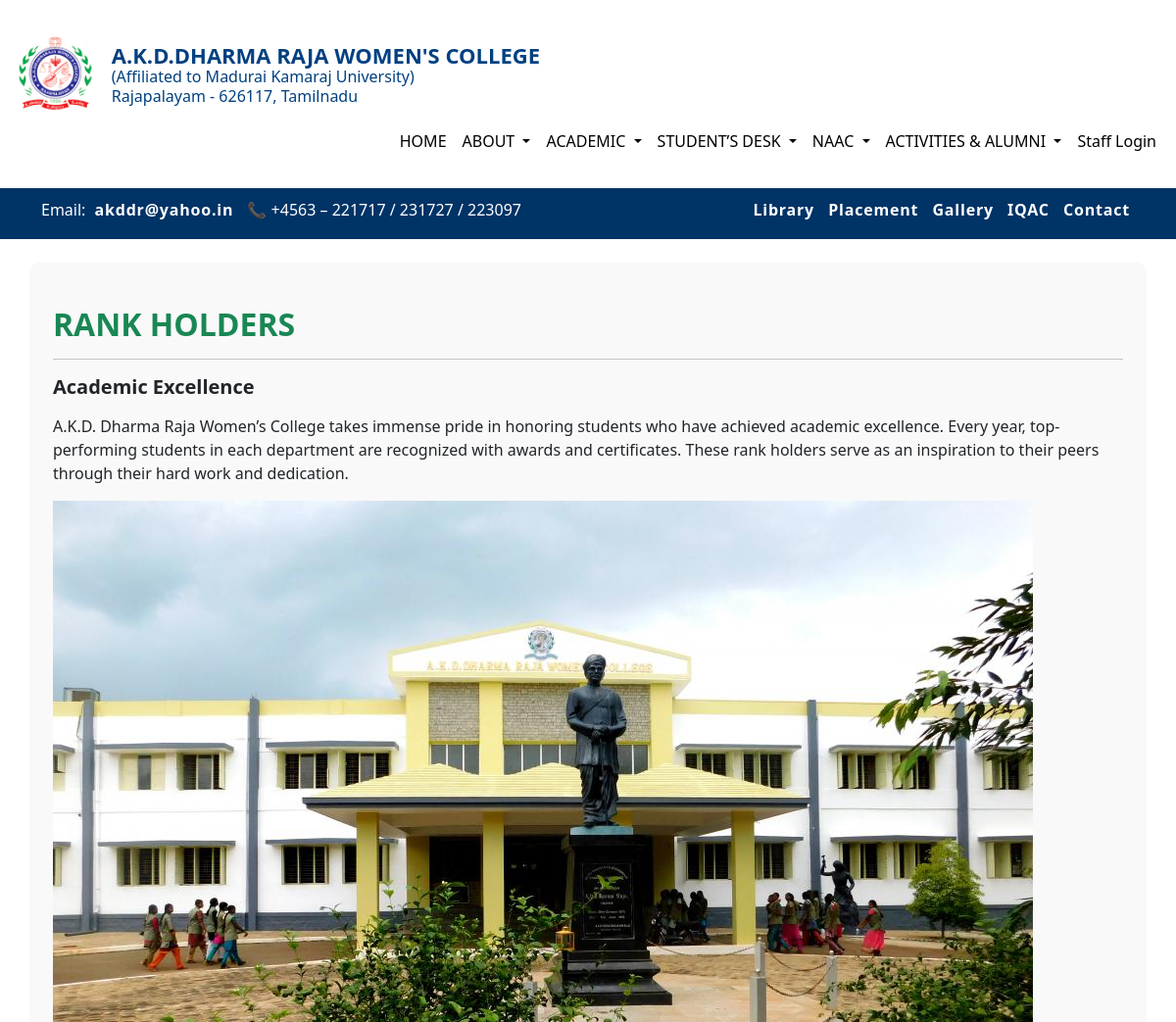
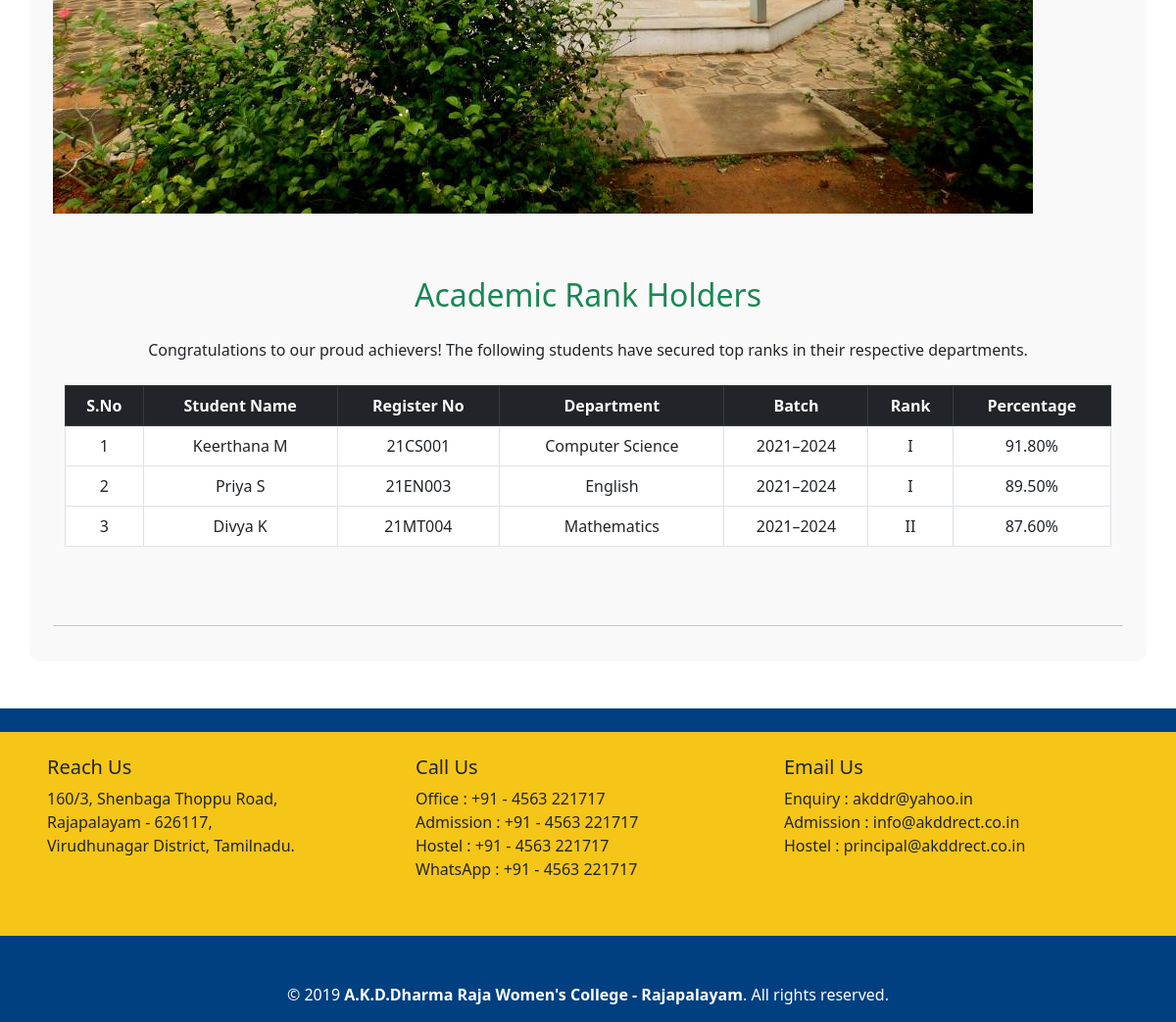
/students-desk/rank-holders/, run on the app's committed database (2 pictures, top to bottom).
### homepage/models.py (models this page shows, shortened)
class HomePageContent(models.Model):
    college_name = models.CharField(max_length=200)
    logo = models.ImageField(upload_to='logos/')

class StudentDeskMenu(models.Model):
    title = models.CharField(max_length=200)
    slug = models.SlugField(unique=True, blank=True)

class StudentDeskContentBlock(models.Model):
    menu = models.ForeignKey(StudentDeskMenu, on_delete=models.CASCADE, related_name='blocks')
    heading = models.CharField(max_length=200)
    description = models.TextField(blank=True)
    table_html = models.TextField(blank=True, null=True)
    file = models.FileField(upload_to='studentdesk/files/', blank=True, null=True)
    image = models.ImageField(upload_to='studentdesk/images/', blank=True, null=True)
    video = models.FileField(upload_to='studentdesk/videos/', blank=True, null=True)

### homepage/views.py (the view)
# urls.py: path('students-desk/<slug:slug>/', views.studentdesk_detail, name='student_desk_detail'),
def studentdesk_detail(request, slug):
    menu = get_object_or_404(StudentDeskMenu, slug=slug)
    return render(request, 'studentdesk/studentdesk_detail.html', {
        'menu': menu,
    })

### homepage/context_processors.py (called while the page is built)
def basic_info(request):
    parents = ActivitySection.objects.filter(parent__isnull=True).prefetch_related(
    Prefetch('children', queryset=ActivitySection.objects.filter(parent__isnull=False))
    )
    return {
        "college_info" : HomePageContent.objects.first(),
        'slider_images': SliderImage.objects.all(),
        'quick_links': HomeQuickLink.objects.all(),
        "about_menus": AboutSubmenu.objects.all(),
        "student_desk_menus": StudentDeskMenu.objects.all(),
        "submenus": NAACSubmenu.objects.all(),
        "nav_sections":parents,
    }

def academic_menu_processor(request):
    return {
        'academic_submenus': AcademicSubMenu.objects.all().order_by('order')
    }

def department_list(request):
    departments = Department.objects.all()
    return {
        'departments': departments
    }

def homepage_counters(request):
    counters = HomepageCounter.objects.all().order_by('order')
    return {'homepage_counters': counters}

### homepage/templates/studentdesk/studentdesk_detail.html (shortened to what this page needs)
{% extends 'homepage/base.html' %}
{% block content %}
<div class="container mt-4">
    <h2 class="text-success fw-bold text-uppercase">{{ menu.title }}</h2>
    <hr>
    {% for block in menu.blocks.all %}
        {% if block.heading %}
            <h5 class="fw-bold">{{ block.heading }}</h5>
        {% endif %}
        {% if block.description %}
            <p>{{ block.description|linebreaks }}</p>
        {% endif %}
        {% if block.image %}
            <img src="{{ block.image.url }}" class="img-fluid mb-3" alt="">
        {% endif %}
        {% if block.table_html %}
            <div class="table-responsive">{{ block.table_html|safe }}</div>
        {% endif %}
        <hr>
    {% endfor %}
</div>
{% endblock %}

### homepage/templates/homepage/header.html
<div class="d-flex align-items-center ps-3 header-wrap">
  <div class="d-flex align-items-center">
    <img src="{{ college_info.logo.url }}" height="80" class="me-3" alt="College Logo">
    <div class="college-text text-start">
      <h4 class="college-name mb-0">{{ college_info.college_name }}</h4>
      <h6 class="college-sub mb-0">(Affiliated to Madurai Kamaraj University)</h6>
      <p class="college-sub mb-0">Rajapalayam - 626117, Tamilnadu</p>
    </div>
  </div>
</div>

### static/css/style.css (style rules this page uses)
body, html { margin: 0 !important; padding: 0 !important; }
.header-wrap { margin: 0; padding-top: 0; padding-bottom: 0; }
.college-text { line-height: 1.3; margin: 0; padding: 0; margin-left: auto; }
.college-name { color: #004080; font-size: 22px; font-weight: bold; padding-top: 0; margin-bottom: 5px; }
.college-sub { color: #004080; font-weight: 500; font-size: 16px; margin-bottom: 3px; }

### data on the page
HomePageContent: logo (picture), college_name "A.K.D.DHARMA RAJA WOMEN'S COLLEGE"
StudentDeskMenu: title "RANK HOLDERS"
StudentDeskContentBlock: heading "Academic Excellence", description "A.K.D. Dharma Raja Women’s College takes immense pride in honoring students who have achieved academic excellence. Every year, top-performing students in each department are recognized with awards and certificates. These rank holders serve as an inspiration to their peers through their hard work and dedication.", image (picture), table_html "Academic Rank Holders Congratulations to our proud achievers! The following students have secured top ranks in their respective departments. S.No Student Name Register No Department Batch Rank Percentage 1 Keerthana M 21CS001 Computer Science 2021–2024 I 91.80% 2 Priya S 21EN003 English 2021–2024 I 89.50% 3 Divya K 21MT004 Mathematics 2021–2024 II 87.60%"
